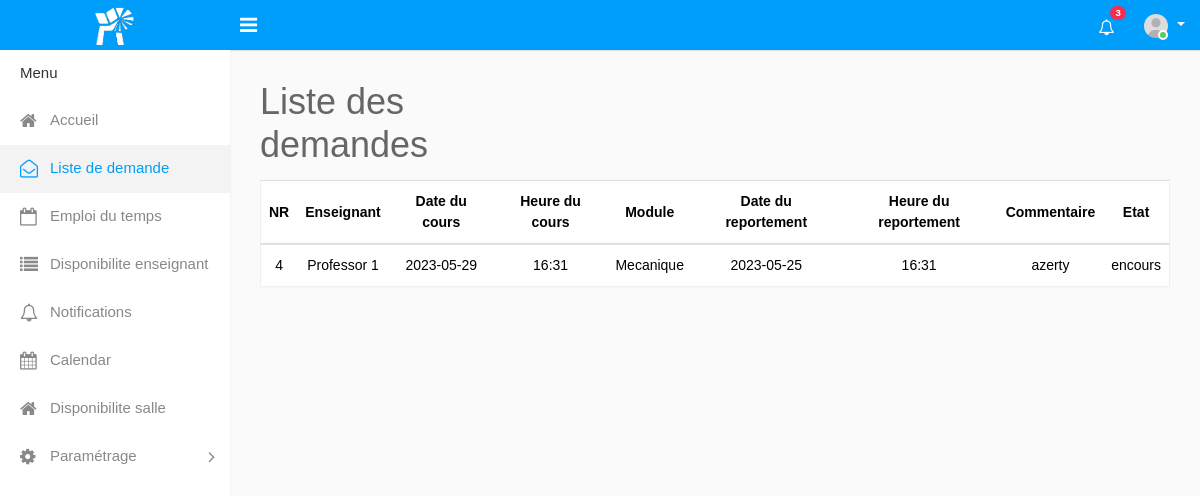
Page /demande.php on the earlier database version.
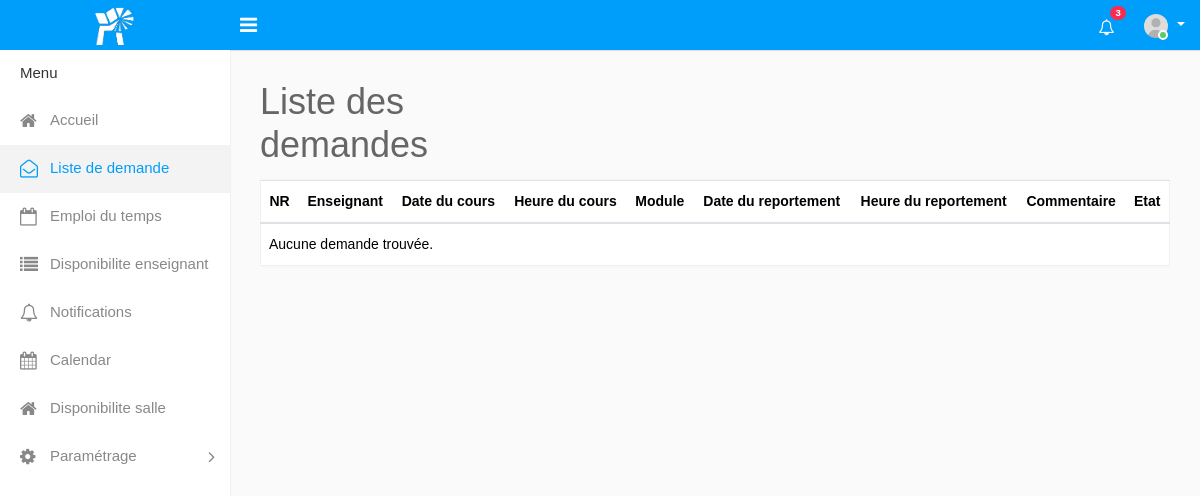
Same page on the later database version.
### tables this page shows
CREATE TABLE `demande` (
  `id_demande` int(11) NOT NULL,
  `contenu` varchar(50) NOT NULL,
  `statut_demande` varchar(50) NOT NULL DEFAULT 'En cours',
  `id_enseignant` int(11) NOT NULL,
  `Heure_Coursa` time(6) NOT NULL,
  `Module` varchar(50) NOT NULL,
  `Date_Report` date NOT NULL,
  `Date_Coursa` date NOT NULL,
  `Heure_Report` time(6) NOT NULL,
  `id_admin` int(11) NOT NULL
);

CREATE TABLE `enseignant` (
  `id_enseignant` int(11) NOT NULL,
  `nom_enseignant` varchar(50) NOT NULL,
  `email_enseignant` varchar(50) NOT NULL,
  `adresse` varchar(50) NOT NULL,
  `telephone` varchar(50) NOT NULL,
  `statut_enseignant` varchar(50) NOT NULL,
  `password` varchar(50) NOT NULL
);

### demande.php (the view, shortened to what this page needs)
<?php
include 'config.php';
?>
<!DOCTYPE html>
<html lang="en">
<head>
    <link rel="stylesheet" type="text/css" href="assets/css/bootstrap.min.css">
    <link rel="stylesheet" type="text/css" href="assets/css/font-awesome.min.css">
    <link rel="stylesheet" type="text/css" href="assets/css/select2.min.css">
    <link rel="stylesheet" type="text/css" href="assets/css/dataTables.bootstrap4.min.css">
    <link rel="stylesheet" type="text/css" href="assets/css/bootstrap-datetimepicker.min.css">
    <link rel="stylesheet" type="text/css" href="assets/css/style.css">
</head>
<body>
    <div class="main-wrapper">
        <div class="header">
			<div class="header-left">
				<a href="index-2.php" class="logo">
					<img src="assets/img/mundiap.png" width="40" height="40" >
				</a>
			</div>
			<a id="toggle_btn" href="javascript:void(0);"><i class="fa fa-bars"></i></a>
            <ul class="nav user-menu float-right">
                <li class="nav-item dropdown">
                    <a href="#" class="dropdown-toggle nav-link" data-toggle="dropdown"><i class="fa fa-bell-o"></i> <span class="badge badge-pill bg-danger float-right">3</span></a>
                </li>
                <li class="nav-item dropdown has-arrow">
                    <a href="#" class="dropdown-toggle nav-link user-link" data-toggle="dropdown">
                        <span class="user-img"><img class="rounded-circle" src="assets/img/user.jpg" width="40" alt="Admin">
							<span class="status online"></span></span>
                    </a>
                </li>
            </ul>
        </div>
        <div class="sidebar" id="sidebar">
            <div class="sidebar-inner slimscroll">
                <div id="sidebar-menu" class="sidebar-menu">
                    <ul>
                        <li class="menu-title">Menu</li>
                        <li >
                            <a href="index-2.php"><i class="fa fa-home"></i> <span>Accueil</span></a>
                        </li>
                        <li class="active">
                            <a href="demande.php"><i class="fa fa-envelope-open-o"></i> <span>Liste de demande</span></a>
                        </li>
						<li >
                            <a href="emploi.php"><i class="fa fa-calendar-o"></i> <span>Emploi du temps</span></a>
						</li>
                        <li >
                        <a href="disponibilite.php"><i class="fa fa-list"></i> <span>Disponibilite enseignant</span></a>
						<li>
						<li>
                            <a href="notification.php" ><i class="fa fa-bell-o"></i> <span>Notifications</span></a>
						</li>
                        <li>
                            <a href="calendar.php"><i class="fa fa-calendar"></i> <span>Calendar</span></a>
                        </li>
                        <li>
                        <a href="disposalle.php"><i class="fa fa-home"></i> <span>Disponibilite salle</span></a>
                        </li>
                        <li class="submenu">
                            <a href="#"><i class="fa fa-cog"></i> <span> Paramétrage </span> <span class="menu-arrow"></span></a>
                        </li>
                    </ul>
                </div>
            </div>
        </div>
        <div class="page-wrapper">
            <div class="content">
                <div class="row">
                    <div class="col-sm-4 col-3">
                        <h1 >Liste des demandes</h1>
                    </div>
                </div>
				<div class="row">
					<div class="col-md-12">
						<div class="table-responsive">
							<table class="table table-border table-striped custom-table datatable mb-0">
								<thead>
									<tr>
                                        <th class="text-center">NR</th>
										<th class="text-center">Enseignant </th>
                                        <th class="text-center">Date du cours</th>
                                        <th class="text-center">Heure du cours</th>
                                        <th class="text-center">Module</th>
                                        <th class="text-center">Date du reportement</th>
                                        <th class="text-center">Heure du reportement</th>
										<th class="text-center">Commentaire</th>
										<th class="text-center">Etat</th>
									</tr>
								</thead>
								<tbody>
									<tr>
                                    <?php
                                    $sql = "SELECT demande.id_demande, demande.contenu, demande.statut_demande, enseignant.nom_enseignant, demande.id_admin, demande.Date_Coursa, demande.Heure_Coursa, demande.Module, demande.Date_Report, demande.Heure_Report
        FROM demande
        INNER JOIN enseignant ON demande.id_enseignant = enseignant.id_enseignant";
$conn = new mysqli($databaseHost, $databaseUsername, $databasePassword, $databaseName);
$result = $conn->query($sql);
        if ($result->num_rows > 0) {
            while ($row = $result->fetch_assoc()) {
                $heureCoursa = substr($row["Heure_Coursa"], 0, 5);
                $heureReport = substr($row["Heure_Report"], 0, 5);
                echo "<tr>";
                echo "<td class=\"text-center\">" . $row["id_demande"] . "</td>";
                echo "<td class=\"text-center\">" . $row["nom_enseignant"] . "</td>";
                echo "<td class=\"text-center\">" . $row["Date_Coursa"] . "</td>";
                echo "<td class=\"text-center\">" . $heureCoursa. "</td>";
                echo "<td class=\"text-center\">" . $row["Module"] . "</td>";
                echo "<td class=\"text-center\">" . $row["Date_Report"] . "</td>";
                echo "<td class=\"text-center\">" . $heureReport . "</td>";
                echo "<td class=\"text-center\">" . $row["contenu"] . "</td>";
                echo "<td class=\"text-center\">" . $row["statut_demande"] . "</td>";
                echo "</tr>";
            }
        } else {
            echo "<tr><td colspan='10'>Aucune demande trouvée.</td></tr>";
        }
        ?>
									</tr>
								</tbody>
							</table>
						</div>
					</div>
                </div>
            </div>
		</div>
    </div>
</body>

Differences in the rows shown:
removed demande: id_demande "4", id_enseignant.nom_enseignant "Professor 1", Date_Coursa "2023-05-29", Heure_Coursa "16:31", Module "Mecanique", Date_Report "2023-05-25", Heure_Report "16:31", contenu "azerty", statut_demande "encours"
Other differences:
text now shown: "Aucune demande trouvée."
